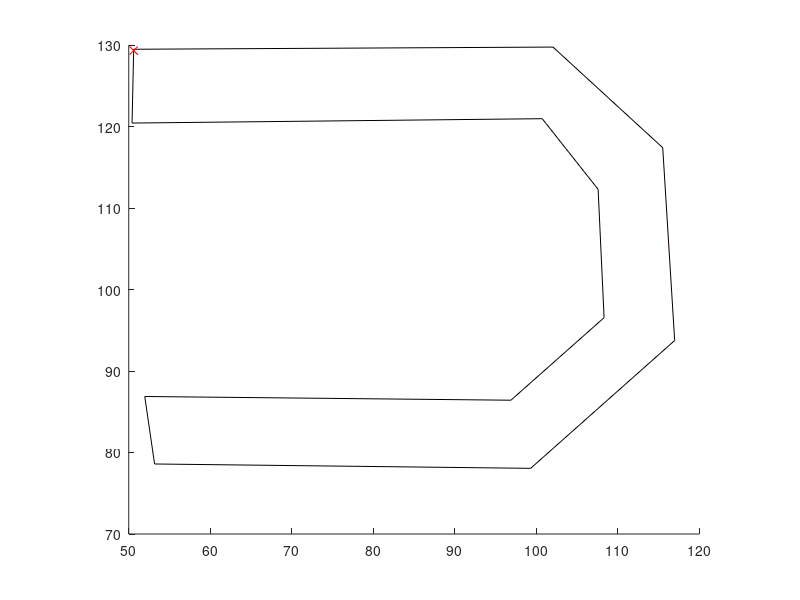

MATLAB code to generate this figure:
poly = [116.984, 93.7433;
        115.518, 117.399;
        102.054, 129.746;
        50.6049, 129.478;
        50.4045, 120.423;
        100.731, 120.958;
        107.592, 112.292;
        108.323, 96.5429;
        96.8922, 86.4158;
        51.965, 86.8721;
        53.1677, 78.5918;
        99.3132, 78.0573;
        116.984, 93.7433];

figure
hold on
plot(poly(:,1), poly(:,2), 'k')
for i=1:(size(poly, 1)-1)
    p = poly(i,:) + (poly(i+1,:) - poly(i,:)) / 2;
    v = poly(i+1,:) - poly(i,:);
    n = sqrt(sum(v.^2));
    norm =  [-v(2) / n, v(1) / n];
    %plot(p(1), p(2), 'xr')
    plot([p(1) p(1) + norm(1) * 0.05], [p(2) p(2) + norm(2) * 0.05], 'm')
end
plot(50.6012628998501, 129.313660159936, 'xr')
hold off
daspect([1 1 1])